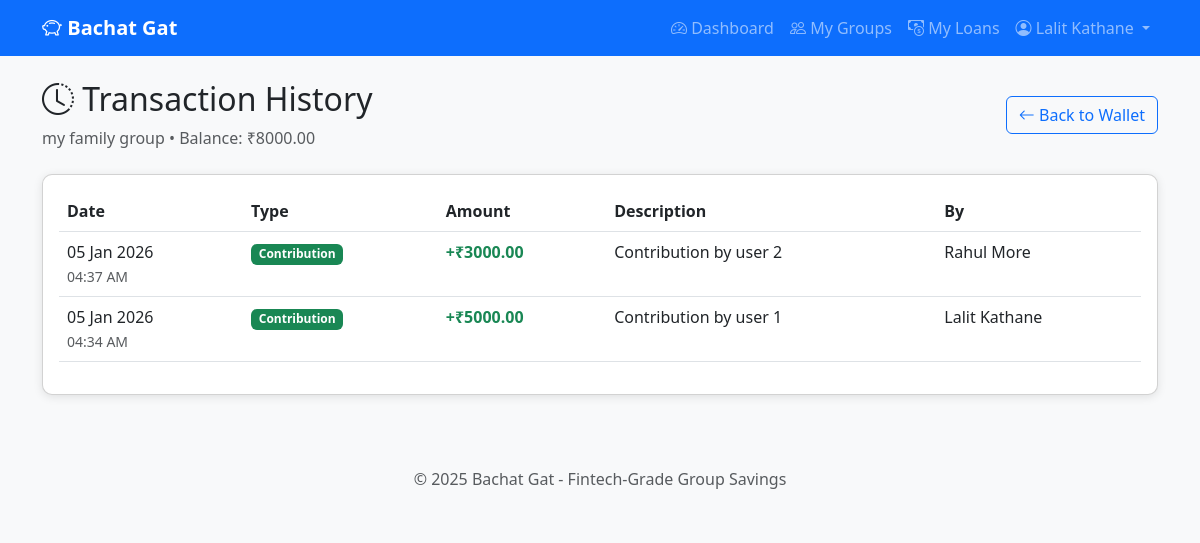
/groups/1/wallet/transactions (signed in), run on the app's committed database.
### app/models.py (models this page shows, shortened)
class User(UserMixin, db.Model):
    __tablename__ = 'users'
    id = db.Column(db.Integer, primary_key=True)
    name = db.Column(db.String(100), nullable=False)
    email = db.Column(db.String(120), unique=True, nullable=False)
    password_hash = db.Column(db.String(256), nullable=False)
    phone = db.Column(db.String(20), nullable=True)
    created_at = db.Column(db.DateTime, default=datetime.utcnow)
    updated_at = db.Column(db.DateTime, default=datetime.utcnow, onupdate=datetime.utcnow)
    groups_created = db.relationship('Group', backref='creator', lazy='dynamic')
    memberships = db.relationship('GroupMember', backref='user', lazy='dynamic',
                                  foreign_keys='GroupMember.user_id')
    loan_requests = db.relationship('LoanRequest', backref='requester', lazy='dynamic',
                                    foreign_keys='LoanRequest.requested_by')
    approvals = db.relationship('LoanApproval', backref='approver', lazy='dynamic')
    contributions = db.relationship('MemberContribution', backref='contributor', lazy='dynamic')
    repayments = db.relationship('LoanRepayment', backref='payer', lazy='dynamic',
                                 foreign_keys='LoanRepayment.paid_by')
    member_ledgers = db.relationship('MemberLedger', backref='member', lazy='dynamic')

class Group(db.Model):
    __tablename__ = 'groups'
    id = db.Column(db.Integer, primary_key=True)
    name = db.Column(db.String(100), nullable=False)
    description = db.Column(db.String(500))
    created_by = db.Column(db.Integer, db.ForeignKey('users.id'), nullable=False)
    default_interest_rate = db.Column(db.Float, default=12.0)  # Annual %
    default_loan_duration_months = db.Column(db.Integer, default=12)
    default_repayment_type = db.Column(db.String(20), default='emi')
    is_active = db.Column(db.Boolean, default=True)
    created_at = db.Column(db.DateTime, default=datetime.utcnow)
    updated_at = db.Column(db.DateTime, default=datetime.utcnow, onupdate=datetime.utcnow)
    members = db.relationship('GroupMember', backref='group', lazy='dynamic',
                              cascade='all, delete-orphan')
    loan_requests = db.relationship('LoanRequest', backref='group', lazy='dynamic',
                                    cascade='all, delete-orphan')
    wallet = db.relationship('GroupWallet', backref='group', uselist=False,
                             cascade='all, delete-orphan')

class GroupWallet(db.Model):
    __tablename__ = 'group_wallets'
    id = db.Column(db.Integer, primary_key=True)
    group_id = db.Column(db.Integer, db.ForeignKey('groups.id'), unique=True, nullable=False)
    balance = db.Column(db.Float, default=0.0, nullable=False)
    total_contributed = db.Column(db.Float, default=0.0, nullable=False)
    total_disbursed = db.Column(db.Float, default=0.0, nullable=False)
    total_interest_earned = db.Column(db.Float, default=0.0, nullable=False)
    is_dirty = db.Column(db.Boolean, default=False, nullable=False)
    last_recalculated_at = db.Column(db.DateTime, default=datetime.utcnow)
    created_at = db.Column(db.DateTime, default=datetime.utcnow)
    updated_at = db.Column(db.DateTime, default=datetime.utcnow, onupdate=datetime.utcnow)
    contributions = db.relationship('MemberContribution', backref='wallet', lazy='dynamic')
    transactions = db.relationship('WalletTransaction', backref='wallet', lazy='dynamic')
    member_ledgers = db.relationship('MemberLedger', backref='wallet', lazy='dynamic')

class WalletTransaction(db.Model):
    __tablename__ = 'wallet_transactions'
    id = db.Column(db.Integer, primary_key=True)
    wallet_id = db.Column(db.Integer, db.ForeignKey('group_wallets.id'), nullable=False)
    transaction_type = db.Column(db.String(30), nullable=False)
    amount = db.Column(db.Float, nullable=False)
    balance_after = db.Column(db.Float, nullable=True)
    reference_type = db.Column(db.String(50), nullable=True)
    reference_id = db.Column(db.Integer, nullable=True)
    created_by = db.Column(db.Integer, db.ForeignKey('users.id'), nullable=False)
    beneficiary_id = db.Column(db.Integer, db.ForeignKey('users.id'), nullable=True)
    description = db.Column(db.String(255), nullable=True)
    idempotency_key = db.Column(db.String(64), unique=True, nullable=False)
    is_reversed = db.Column(db.Boolean, default=False)
    reversed_at = db.Column(db.DateTime, nullable=True)
    reversed_by_id = db.Column(db.Integer, db.ForeignKey('users.id'), nullable=True)
    created_at = db.Column(db.DateTime, default=datetime.utcnow)
    created_by_user = db.relationship('User', foreign_keys=[created_by], backref='transactions_created')
    beneficiary = db.relationship('User', foreign_keys=[beneficiary_id], backref='interest_received')
    reversed_by_user = db.relationship('User', foreign_keys=[reversed_by_id])

### app/routes/wallet.py (the view)
@wallet_bp.route('/groups/<int:group_id>/wallet/transactions')
@login_required
def transactions(group_id):
    group = Group.query.get_or_404(group_id)
    if not is_group_member(current_user.id, group_id):
        flash('You are not a member of this group!', 'danger')
        return redirect(url_for('groups.list_groups'))
    wallet = group.wallet
    if not wallet:
        flash('This group does not have a wallet!', 'danger')
        return redirect(url_for('groups.view_group', group_id=group_id))
    type_filter = request.args.get('type', None)
    query = WalletTransaction.query.filter_by(
        wallet_id=wallet.id,
        is_reversed=False
    )
    if type_filter:
        query = query.filter_by(transaction_type=type_filter)
    page = request.args.get('page', 1, type=int)
    per_page = 20
    transactions = query.order_by(
        WalletTransaction.created_at.desc()
    ).paginate(page=page, per_page=per_page, error_out=False)
    return render_template(
        'wallet/transactions.html',
        group=group,
        wallet=wallet,
        transactions=transactions,
        type_filter=type_filter,
        TransactionType=TransactionType
    )

### app/__init__.py (called while the page is built)
def create_app():
    app = Flask(__name__)
    app.config.from_object(Config)
    db.init_app(app)
    login_manager.init_app(app)
    from app.models import User
    @login_manager.user_loader
    def load_user(user_id):
        return User.query.get(int(user_id))
    from app.routes.auth import auth_bp
    from app.routes.groups import groups_bp
    from app.routes.loans import loans_bp
    from app.routes.wallet import wallet_bp
    from app.routes.admin import admin_bp  # NEW
    app.register_blueprint(auth_bp)
    app.register_blueprint(groups_bp)
    app.register_blueprint(loans_bp)
    app.register_blueprint(wallet_bp)
    app.register_blueprint(admin_bp)  # NEW
    with app.app_context():
        db.create_all()
        print("✅ Database tables created!")
    return app

### app/services/authorization_service.py (called while the page is built)
def is_group_member(user_id, group_id):
    membership = GroupMember.query.filter_by(
        user_id=user_id,
        group_id=group_id,
        is_active=True
    ).first()
    return membership is not None

### app/templates/wallet/transactions.html (shortened to what this page needs)
{% extends 'base.html' %}
{% block content %}
<div class="d-flex justify-content-between align-items-center mb-4">
    <div>
        <h2><i class="bi bi-clock-history"></i> Transaction History</h2>
        <p class="text-muted mb-0">{{ group.name }} • Balance: ₹{{ "%.2f"|format(wallet.balance) }}</p>
    </div>
    <a href="{{ url_for('wallet.view_wallet', group_id=group.id) }}" class="btn btn-outline-primary">
        <i class="bi bi-arrow-left"></i> Back to Wallet
    </a>
</div>
{% if transactions.items %}
<div class="card">
    <div class="card-body">
        <div class="table-responsive">
            <table class="table table-hover">
                <thead>
                    <tr>
                        <th>Date</th>
                        <th>Type</th>
                        <th>Amount</th>
                        <th>Description</th>
                        <th>By</th>
                    </tr>
                </thead>
                <tbody>
                    {% for txn in transactions.items %}
                    <tr>
                        <td>
                            {{ txn.created_at.strftime('%d %b %Y') }}<br>
                            <small class="text-muted">{{ txn.created_at.strftime('%I:%M %p') }}</small>
                        </td>
                        <td>
                            {% if txn.transaction_type == 'contribution' %}
                            <span class="badge bg-success">Contribution</span>
                            {% elif txn.transaction_type == 'loan_disbursement' %}
                            <span class="badge bg-danger">Disbursement</span>
                            {% elif txn.transaction_type == 'repayment' %}
                            <span class="badge bg-info">Repayment</span>
                            {% else %}
                            <span class="badge bg-secondary">{{ txn.transaction_type }}</span>
                            {% endif %}
                        </td>
                        <td>
                            {% if txn.amount > 0 %}
                            <span class="text-success fw-bold">+₹{{ "%.2f"|format(txn.amount) }}</span>
                            {% else %}
                            <span class="text-danger fw-bold">₹{{ "%.2f"|format(txn.amount) }}</span>
                            {% endif %}
                        </td>
                        <td>{{ txn.description or '-' }}</td>
                        <td>{{ txn.created_by_user.name }}</td>
                    </tr>
                    {% endfor %}
                </tbody>
            </table>
        </div>
    </div>
</div>
{% else %}
<div class="text-center py-5">
    <i class="bi bi-inbox text-muted" style="font-size: 4rem;"></i>
    <h4 class="mt-3 text-muted">No transactions yet</h4>
</div>
{% endif %}
{% endblock %}

### app/templates/base.html (shortened to what this page needs)
<!DOCTYPE html>
<html lang="en">
<head>
    <link href="https://cdn.jsdelivr.net/npm/bootstrap@5.3.0/dist/css/bootstrap.min.css" rel="stylesheet">
    <link href="https://cdn.jsdelivr.net/npm/bootstrap-icons@1.10.0/font/bootstrap-icons.css" rel="stylesheet">
</head>
<body>
    <nav class="navbar navbar-expand-lg navbar-dark bg-primary">
        <div class="container">
            <a class="navbar-brand" href="{{ url_for('auth.home') }}">
                <i class="bi bi-piggy-bank"></i> Bachat Gat
            </a>
            <div class="collapse navbar-collapse" id="navbarNav">
                <ul class="navbar-nav ms-auto">
                    {% if current_user.is_authenticated %}
                        <li class="nav-item">
                            <a class="nav-link" href="{{ url_for('auth.dashboard') }}">
                                <i class="bi bi-speedometer2"></i> Dashboard
                            </a>
                        </li>
                        <li class="nav-item">
                            <a class="nav-link" href="{{ url_for('groups.list_groups') }}">
                                <i class="bi bi-people"></i> My Groups
                            </a>
                        </li>
                        <li class="nav-item position-relative">
                            <a class="nav-link" href="{{ url_for('loans.my_loans') }}">
                                <i class="bi bi-cash-coin"></i> My Loans
                            </a>
                        </li>
                        <li class="nav-item dropdown">
                            <a class="nav-link dropdown-toggle" href="#" id="userDropdown"
                               role="button" data-bs-toggle="dropdown">
                                <i class="bi bi-person-circle"></i> {{ current_user.name }}
                            </a>
                        </li>
                    {% endif %}
                </ul>
            </div>
        </div>
    </nav>
    <main class="container mt-4 mb-5">
        {% block content %}{% endblock %}
    </main>
    <footer class="text-center py-4 mt-5 bg-light">
        <p class="text-muted mb-0">&copy; 2025 Bachat Gat - Fintech-Grade Group Savings</p>
    </footer>
</body>
</html>

### app/templates/base.html (style rules this page uses)
body { background-color: #f8f9fa; }
.navbar-brand { font-weight: bold; }
.card { box-shadow: 0 2px 10px rgba(0,0,0,0.1); border-radius: 10px; }

### data on the page
User: name "Lalit Kathane"
Group: name "my family group"
GroupWallet: balance "8000.00"
WalletTransaction: created_at "05 Jan 2026", created_at "04:37 AM", transaction_type "Contribution", amount "3000.00", description "Contribution by user 2", created_by_user.name "Rahul More"
WalletTransaction: created_at "05 Jan 2026", created_at "04:34 AM", transaction_type "Contribution", amount "5000.00", description "Contribution by user 1", created_by_user.name "Lalit Kathane"
